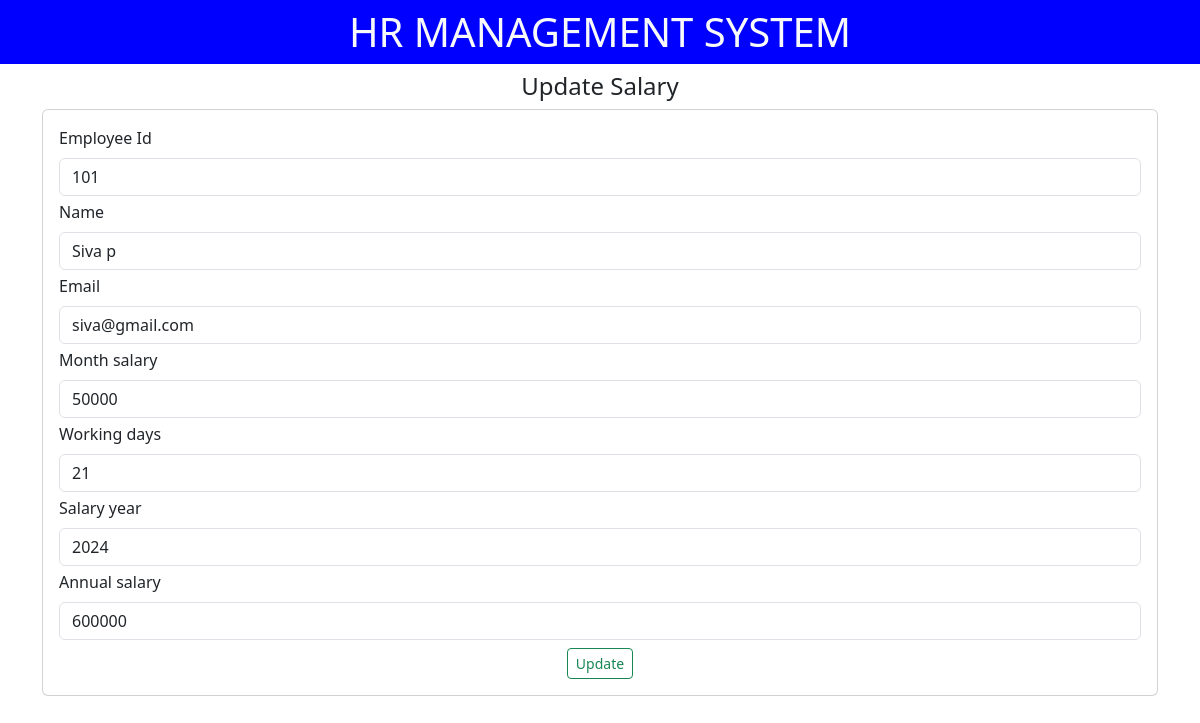
The app's page /updatesalary/1/ with its own data.
### emp/models.py (models this page shows)
class Salary(models.Model):
    employeeid    = models.CharField(max_length=100)
    employeename  = models.CharField(max_length=50)
    email         = models.CharField(max_length=50)
    monthsalary   = models.CharField(max_length=50)
    workingdays   = models.CharField(max_length=50)
    salaryyear    = models.CharField(max_length=50)
    annualsalary  = models.CharField(max_length=50)

### emp/views.py (the view)
# urls.py: path("updatesalary/<int:empid>/",     views.updatesalary,    name="updatesalary"),
def updatesalary(request, empid):
    e = Salary.objects.get(pk = empid)
    return render(request, "emp/updatesalary.html" ,{"singleemp": e})

### emp/templates/emp/updatesalary.html (shortened to what this page needs)
{% extends "base.html" %}
{% block content %}
  <h4 class="text-center">Update Salary</h4>
<div class="card p-3">
    <form action="/doupdatesalary/{{singleemp.id}}/" method = "POST">
        <div class="mb-1">
          <label for="exampleInputEmail1" class="form-label">Employee Id</label>
          <input type="text" class="form-control"  placeholder="Enter the Employee Id" name = "employeeid" value="{{singleemp.employeeid}}" readonly>
        </div>
        <div class="mb-1">
          <label for="exampleInputPassword1" class="form-label">Name</label>
          <input type="text" class="form-control" placeholder="Enter the Name"  name = "employeename" value="{{singleemp.employeename}}">
        </div>
        <div class="mb-1">
            <label for="exampleInputPassword1" class="form-label">Email</label>
            <input type="text" class="form-control" placeholder="Enter the Email"  name = "employeeemail" value="{{singleemp.email}}">
          </div>
          <div class="mb-1">
            <label for="exampleInputPassword1" class="form-label">Month salary</label>
            <input type="text" class="form-control" placeholder="Enter the Month salary"  name = "monthsalary" value="{{singleemp.monthsalary}}">
          </div>
          <div class="mb-1">
            <label for="exampleInputPassword1" class="form-label">Working days</label>
            <input type="text" class="form-control" placeholder="Enter the Working days "  name = "workingdays" value="{{singleemp.workingdays}}">
          </div>
          <div class="mb-1">
            <label for="exampleInputPassword1" class="form-label">Salary year</label>
            <input type="text" class="form-control" placeholder="Enter the Salary year "  name = "salaryyear" value="{{singleemp.salaryyear}}">
          </div>
          <div class="mb-1">
            <label for="exampleInputPassword1" class="form-label">Annual salary</label>
            <input type="text" class="form-control" placeholder="Enter the Annual salary "  name = "annualsalary" value="{{singleemp.annualsalary}}">
          </div>
          <div class="container text-center mt-2">
            <button type="submit" class="btn btn-sm btn-outline-success">Update</button>
          </div>
      </form>
</div>
 {% endblock content %}

### records on screen
Salary: employeeid "101", employeename "Siva p", employeeemail "siva@gmail.com", monthsalary "50000", workingdays "21", salaryyear "2024", annualsalary "600000"
